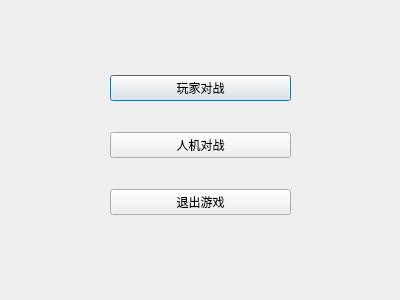
<?xml version="1.0" encoding="UTF-8"?>
<ui version="4.0">
 <class>Dialog</class>
 <widget class="QDialog" name="Dialog">
  <property name="geometry">
   <rect>
    <x>0</x>
    <y>0</y>
    <width>400</width>
    <height>300</height>
   </rect>
  </property>
  <property name="windowTitle">
   <string>Dialog</string>
  </property>
  <widget class="QWidget" name="layoutWidget">
   <property name="geometry">
    <rect>
     <x>110</x>
     <y>50</y>
     <width>181</width>
     <height>191</height>
    </rect>
   </property>
   <layout class="QVBoxLayout" name="verticalLayout">
    <item>
     <widget class="QPushButton" name="pvp">
      <property name="text">
       <string>玩家对战</string>
      </property>
     </widget>
    </item>
    <item>
     <widget class="QPushButton" name="pve">
      <property name="text">
       <string>人机对战</string>
      </property>
     </widget>
    </item>
    <item>
     <widget class="QPushButton" name="exit">
      <property name="text">
       <string>退出游戏</string>
      </property>
     </widget>
    </item>
   </layout>
  </widget>
 </widget>
 <resources/>
 <connections/>
</ui>
